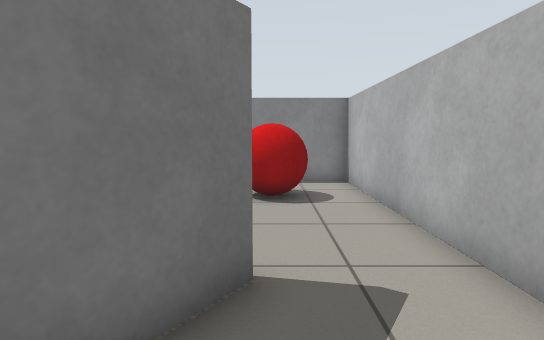
View 1 (above)

24 first-person views from a walk through a world built for the Gazebo simulator. The camera is 0.83 m above the floor, tilts 6° down and sees 80° across. The floor is counted in squares, 0.5 m on a side. Each view is taken from the middle of a square. On the plan, view 1 faces up. The plan holds only what a view shows up to about 16 squares ahead; the rest is blank. The place goes on beyond the plan.

View 2
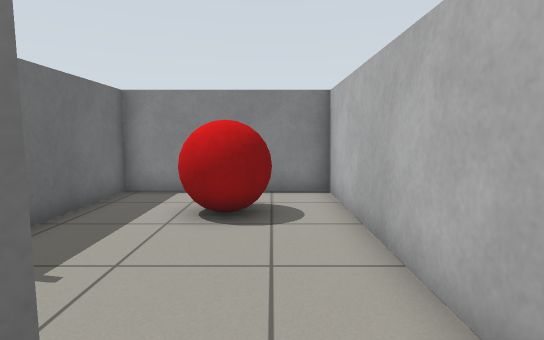

View 3
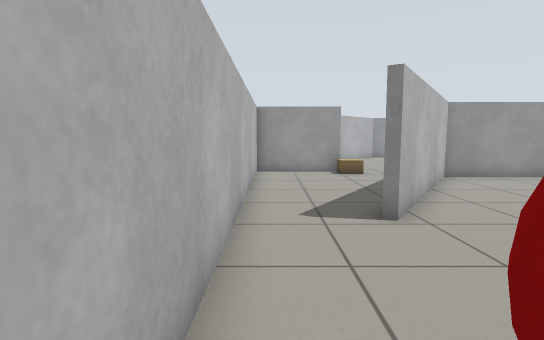

View 4
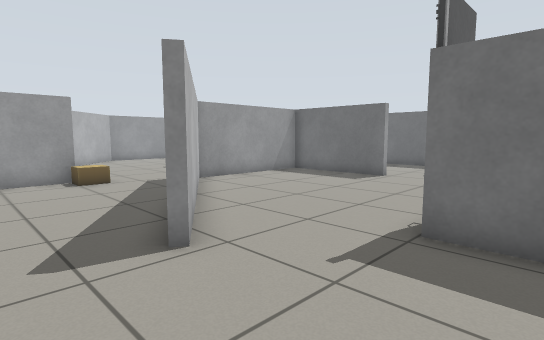

View 5
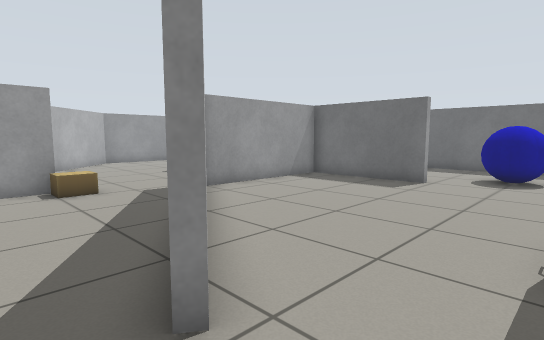

View 6
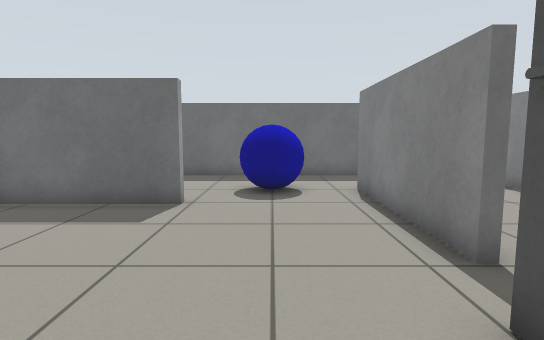

View 7
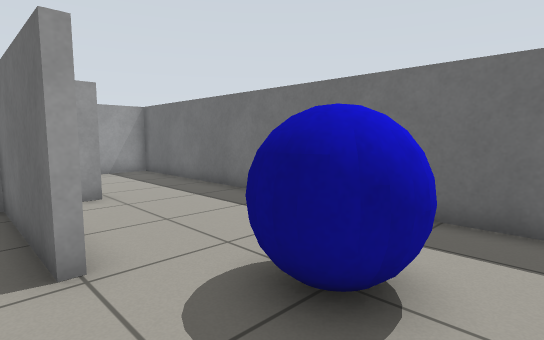

View 8
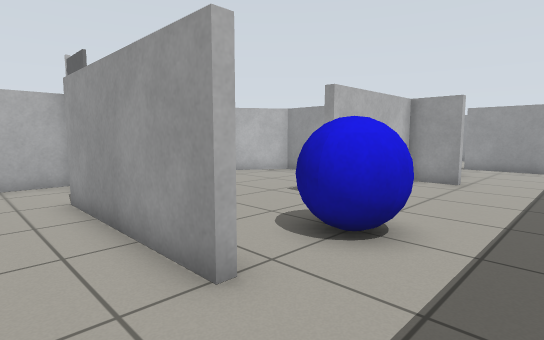

View 9
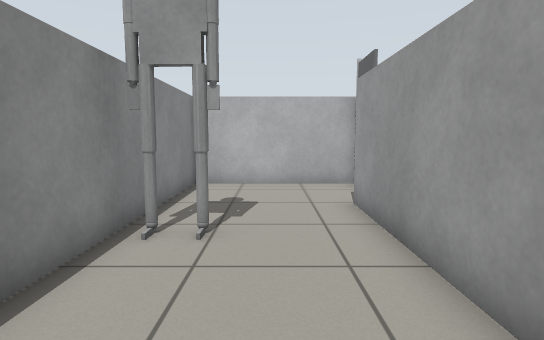

View 10
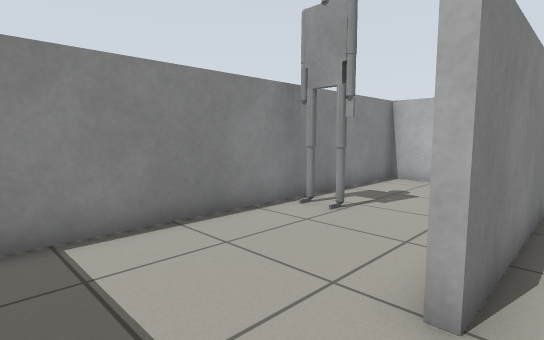

View 11
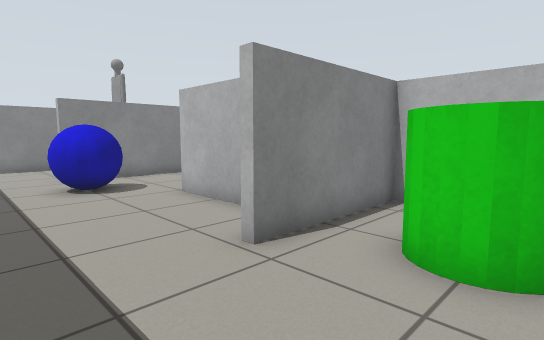

View 12
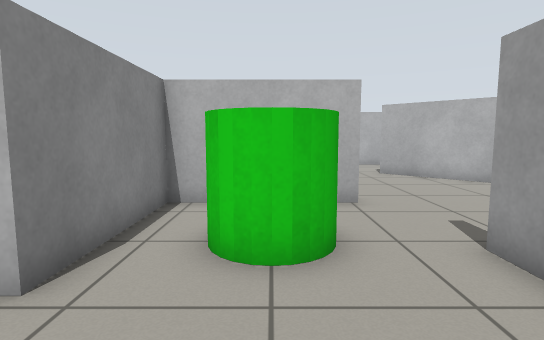

View 13
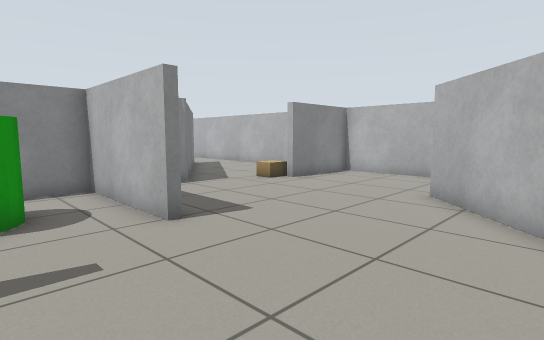

View 14
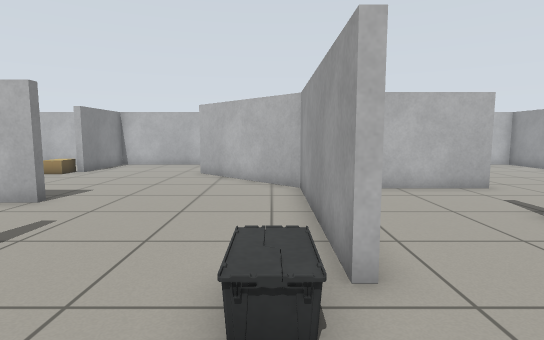

View 15
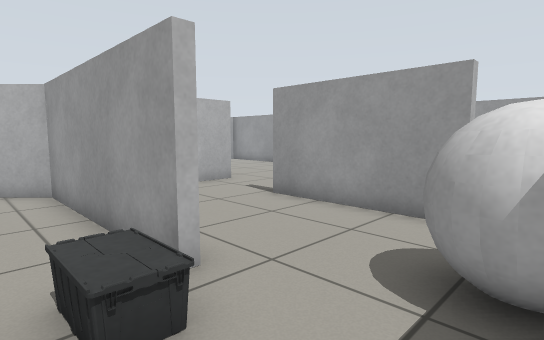

View 16
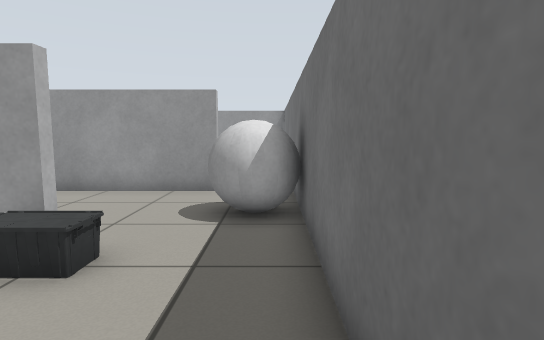

View 17
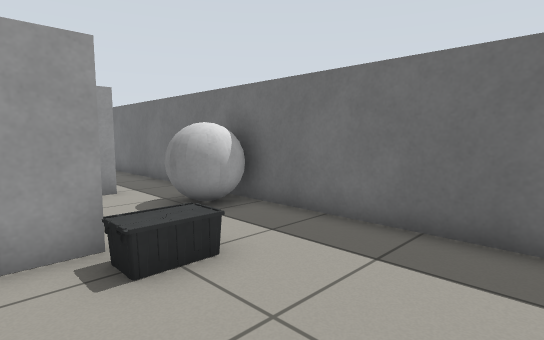

View 18
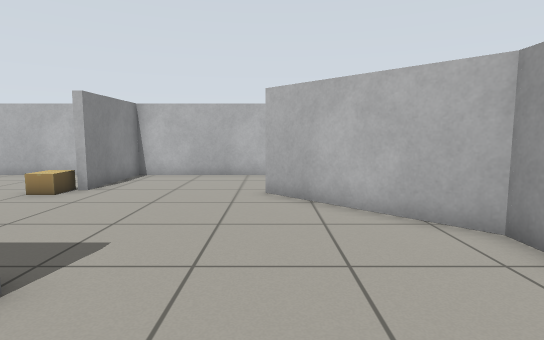

View 19
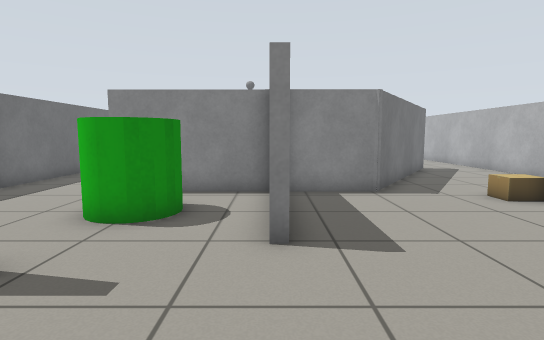

View 20
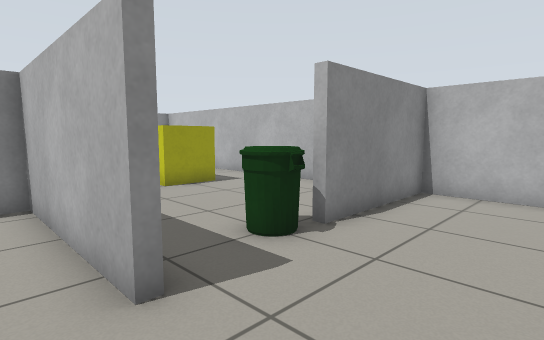

View 21
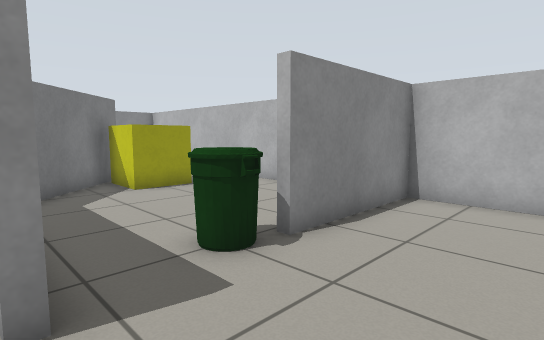

View 22
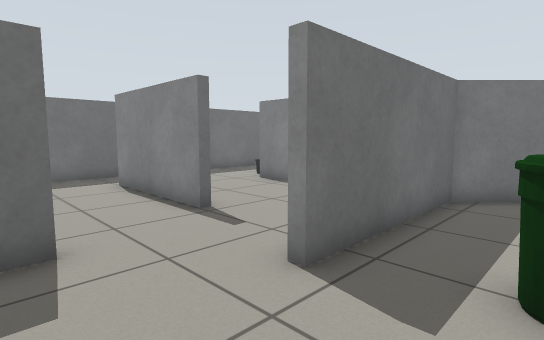

View 23
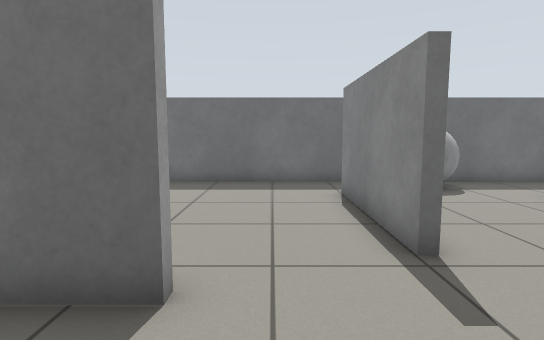

View 24
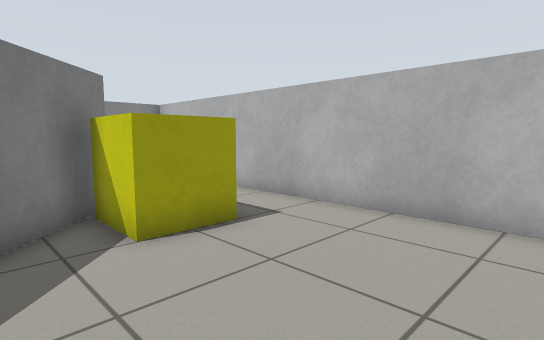

### Floor plan
Points are (right, up) in squares from view 1. A wall is a line through its corners. A room is listed if a view was taken in it or the views show most of it. See-through windows are left out.
Room 1 (views 1, 2)
walls: (-1.2, -5) (2.8, -5); (2.7, -4.6) (2.7, 4.5); (-0.2, 3.6) (-4.9, -3.4)
ways out: opening at (1.5, 3.5) to room 2; opening at (-2.5, -4) to room 5
Room 2 (views 3, 4, 5)
walls: (-0.5, 3.8) (-0.2, 3.6); (2.7, 4.5) (2.7, 11.7) (-3.4, 11.7) (-3.4, 6)
ways out: opening at (1.5, 3.5) to room 1; opening at (-2.5, 4.5) to room 3
objects: red ball (-1, 8) to (1, 9)
Room 3 (views 6, 7, 10, 11, 12)
walls: (-10.8, 1.9) (-10.8, -3.1) (-5, -3.1) (-0.5, 3.8); (-7.1, 6.7) (-13.2, 6.7); (-8, -8.2) (-8, -3.4) (-12.8, -3.4) (-12.8, -3.1) (-11.1, -3.1) (-11.1, 1.9); (-3.7, 6) (-3.7, 7.5); (-16.6, 7.7) (-16.6, -9.1) (-11.4, -9.1)
ways out: opening at (-2.5, 4.5) to room 2; opening at (-15, 7) to room 4; opening at (-6, 7) to room 4; opening at (-10, -8.3) to room 5
objects: blue ball (-14, 3) to (-12, 5); green cylinder (-12, -7) to (-10, -5); door leaf (-5, 6)
Room 4 (views 8, 9)
walls: (-13.2, 7) (-7.1, 7); (-3.7, 7.5) (-3.7, 11.7) (-15.6, 11.7)
ways out: opening at (-15, 7) to room 3; opening at (-6, 7) to room 3
objects: other object (-10, 10) to (-10, 11)
Room 5 (views 13, 14, 15, 16, 17, 18, 19)
walls: (-5.8, -15) (-1.6, -10.8); (-7.6, -8.2) (-8, -8.2); (-10.9, -15.2) (-12.5, -15.2); (-12.6, -14.9) (-5.5, -14.9); (-5.8, -19.6) (-5.8, -15.2); (-16.6, -10.3) (-16.7, -19.4); (-4.9, -3.4) (-7.5, -3.4); (-14.4, -19.7) (-9.4, -19.7); (2.7, -10.6) (2.7, -5.4) (-1.2, -5.4)
ways out: opening at (-2.5, -4) to room 1; opening at (-10, -8.3) to room 3; opening at (-15.5, -20) to room 6; opening at (-8, -20) to room 6; opening at (1, -11) to room 7
objects: white ball (-16, -17) to (-15, -16); other object (-14, -14) to (-12, -14); cardboard box (-2, -5) to (-1, -4)
Room 6 (views 20, 21, 22, 23)
walls: (-8, -23) (-8, -24.6); (-5.8, -21) (-5.8, -19.6); (-5.5, -19.5) (-5.5, -21); (-9.2, -20) (-14.4, -20); (2.7, -23.4) (2.7, -20.5) (-2.1, -20.5); (-16.7, -19.4) (-16.7, -24.6)
ways out: opening at (-15.5, -20) to room 5; opening at (-8, -20) to room 5; opening at (-4, -20) to room 7; gap at (-2, -20) to room 7
objects: bin (-4, -21) to (-3, -19)
Room 7 (view 24)
walls: (2.7, -18.5) (2.7, -10.6); (-5.5, -15.1) (-5.5, -19.5); (-1.4, -11) (-5.6, -15.2)
ways out: opening at (1, -11) to room 5; opening at (-4, -20) to room 6; gap at (-2, -20) to room 6
objects: yellow box (-2, -14) to (0, -12)

Positions as (right, up) in squares from view 1, and headings:
1: (0, 0), facing up
2: (1, 2), facing up
3: (2, 10), facing down
4: (2, 8), facing down-left
5: (1, 6), facing down-left
6: (-3, 4), facing left
7: (-10, 6), facing down-left
8: (-16, 9), facing down-right
9: (-15, 9), facing right
10: (-16, 6), facing up-right
11: (-16, -7), facing up-right
12: (-16, -6), facing right
13: (-11, -14), facing up-right
14: (-16, -14), facing right
15: (-16, -13), facing down-right
16: (-16, -10), facing down
17: (-11, -10), facing down-left
18: (-11, -11), facing right
19: (-8, -13), facing up
20: (-7, -24), facing up-right
21: (-6, -24), facing up-right
22: (-3, -24), facing up-left
23: (-5, -22), facing left
24: (-4, -19), facing up-right
